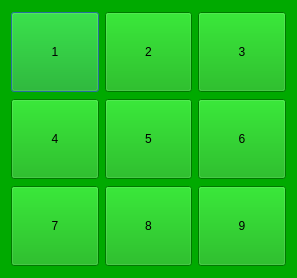
<?xml version="1.0" encoding="UTF-8"?>
<ui version="4.0">
 <class>DialogLevel</class>
 <widget class="QDialog" name="DialogLevel">
  <property name="geometry">
   <rect>
    <x>0</x>
    <y>0</y>
    <width>297</width>
    <height>278</height>
   </rect>
  </property>
  <property name="windowTitle">
   <string>Dialog</string>
  </property>
  <property name="styleSheet">
   <string notr="true">background-color: rgb(0, 170, 0);</string>
  </property>
  <layout class="QGridLayout" name="gridLayout">
   <item row="0" column="0">
    <widget class="QPushButton" name="butLevel_1">
     <property name="minimumSize">
      <size>
       <width>80</width>
       <height>80</height>
      </size>
     </property>
     <property name="text">
      <string>1</string>
     </property>
    </widget>
   </item>
   <item row="0" column="1">
    <widget class="QPushButton" name="butLevel_2">
     <property name="minimumSize">
      <size>
       <width>80</width>
       <height>80</height>
      </size>
     </property>
     <property name="text">
      <string>2</string>
     </property>
    </widget>
   </item>
   <item row="0" column="2">
    <widget class="QPushButton" name="butLevel_3">
     <property name="minimumSize">
      <size>
       <width>80</width>
       <height>80</height>
      </size>
     </property>
     <property name="text">
      <string>3</string>
     </property>
    </widget>
   </item>
   <item row="1" column="0">
    <widget class="QPushButton" name="butLevel_4">
     <property name="minimumSize">
      <size>
       <width>80</width>
       <height>80</height>
      </size>
     </property>
     <property name="text">
      <string>4</string>
     </property>
    </widget>
   </item>
   <item row="1" column="1">
    <widget class="QPushButton" name="butLevel_5">
     <property name="minimumSize">
      <size>
       <width>80</width>
       <height>80</height>
      </size>
     </property>
     <property name="text">
      <string>5</string>
     </property>
    </widget>
   </item>
   <item row="1" column="2">
    <widget class="QPushButton" name="butLevel_6">
     <property name="minimumSize">
      <size>
       <width>80</width>
       <height>80</height>
      </size>
     </property>
     <property name="text">
      <string>6</string>
     </property>
    </widget>
   </item>
   <item row="2" column="0">
    <widget class="QPushButton" name="butLevel_7">
     <property name="minimumSize">
      <size>
       <width>80</width>
       <height>80</height>
      </size>
     </property>
     <property name="text">
      <string>7</string>
     </property>
    </widget>
   </item>
   <item row="2" column="1">
    <widget class="QPushButton" name="butLevel_8">
     <property name="minimumSize">
      <size>
       <width>80</width>
       <height>80</height>
      </size>
     </property>
     <property name="text">
      <string>8</string>
     </property>
    </widget>
   </item>
   <item row="2" column="2">
    <widget class="QPushButton" name="butLevel_9">
     <property name="minimumSize">
      <size>
       <width>80</width>
       <height>80</height>
      </size>
     </property>
     <property name="text">
      <string>9</string>
     </property>
    </widget>
   </item>
  </layout>
 </widget>
 <resources/>
 <connections/>
</ui>
